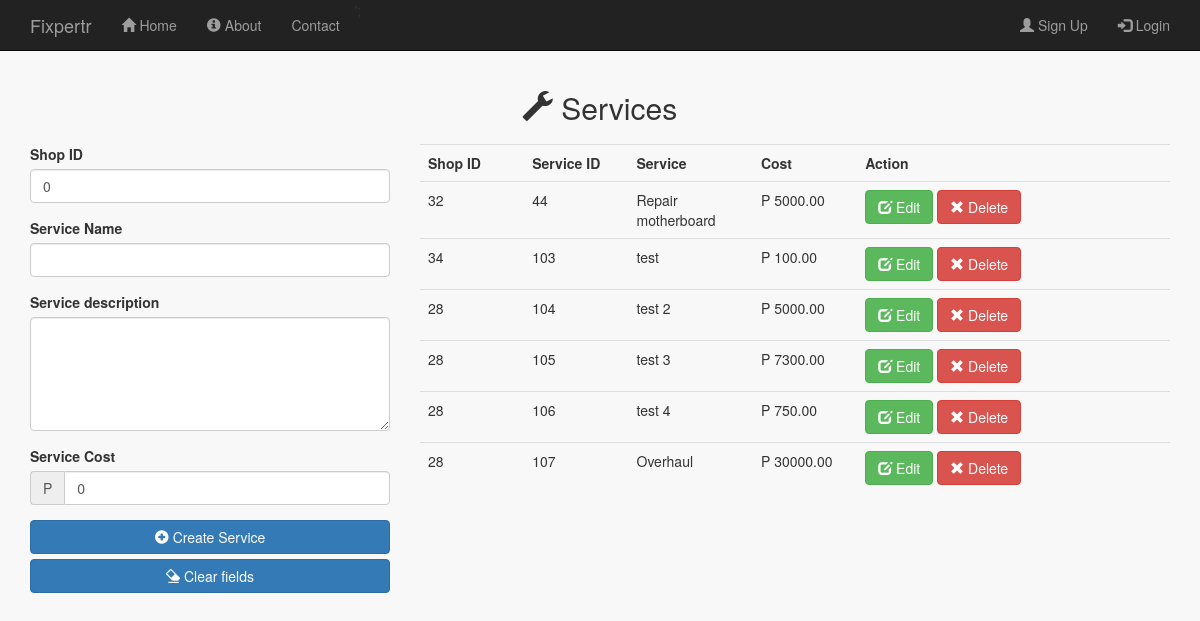
Page /public/services_admin.php on the earlier database version.
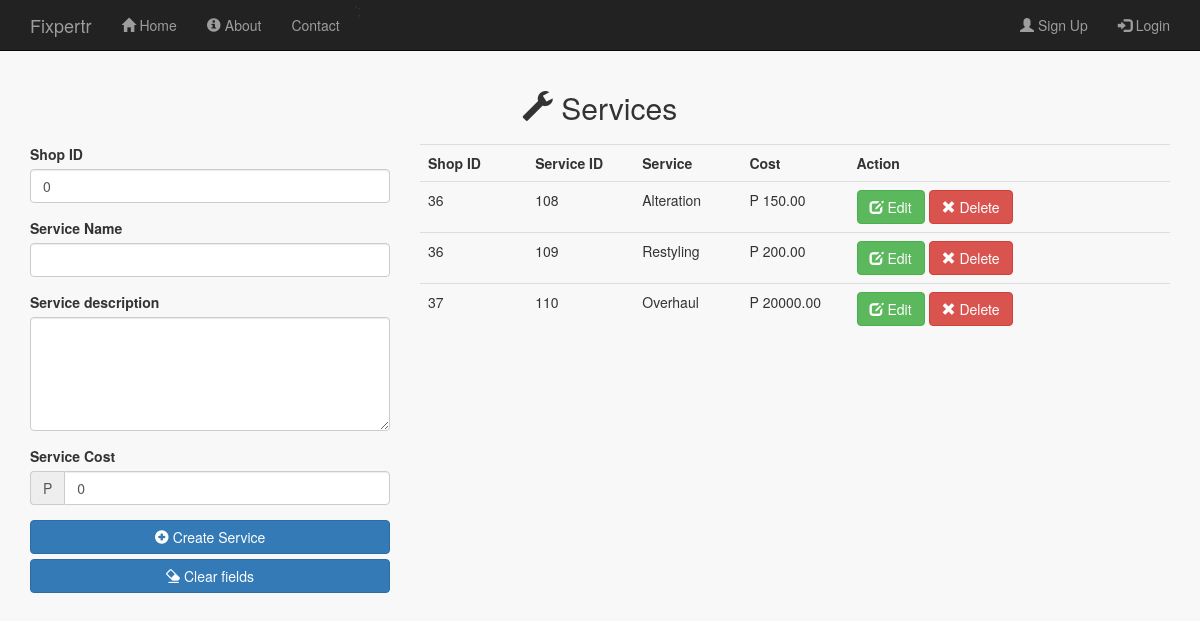
Same page on the later database version.
### tables this page shows
CREATE TABLE IF NOT EXISTS `services` (
  `service_id` int(11) NOT NULL AUTO_INCREMENT,
  `shop_id` int(11) NOT NULL,
  `service_name` varchar(256) NOT NULL,
  `service_description` varchar(256) NOT NULL,
  `service_cost` decimal(13,2) NOT NULL,
  PRIMARY KEY (`service_id`),
  KEY `services_ibfk_1` (`shop_id`)
);

### public/services_admin.php (the view, shortened to what this page needs)
<?php
  include_once '../includes/db_connection.php';
    $shop_id = 0;
    $service_name = '';
    $service_desc = '';
    $service_cost = 0;
    $edit_state = false;
  $results = mysqli_query($connection, "SELECT * FROM services");
?>
<!doctype html>
<html lang="en">
  <head>
    <link rel="stylesheet" type="text/css" href="stylesheets/bootstrap.min.css">
    <link rel="stylesheet" type="text/css" href="stylesheets/mystyles.css">
  </head>
  <body id="services_admin">
  <?php include '../includes/layouts/admin_header.php';?>
    <div class="content container">
     <h2 class="text-center" style="margin-bottom: 20px;"><span class="glyphicon glyphicon-wrench"></span> Services</h2>
    <div class="row">
      <div class="col-md-4">
       <form id="" action="<?php echo $_SERVER['PHP_SELF'];?>" method="POST" >
                          <div class="form-group">
                            <label for="user_id">Shop ID</label>
                            <input type="number"  class="form-control" name="shop_id" value="<?php echo $shop_id;?>">
                        </div>
                        <div class="form-group">
                            <label for="service_name">Service Name</label>
                            <input type="text" class="form-control" name="service_name" value="<?php echo $service_name;?>">
                        </div>
                         <div class="form-group">
                            <label for="service_desc">Service description</label>
                             <textarea class="form-control" rows="5" id="service_desc" name="service_desc" ><?php echo $service_desc;?></textarea>
                        </div>
                          <div class="form-group">
                            <label for="service_cost">Service Cost</label>
                            <div class="input-group">
                              <span class="input-group-addon">P</span>
                            <input type="number" class="form-control" name="service_cost" value="<?php  echo $service_cost;?>">
                            </div>
                        </div>
                          <?php if($edit_state == false): ?>
                            <button  type="submit" name="submit" class="btn btn-primary btn-block"><span class="glyphicon glyphicon-plus-sign"> </span> Create Service</button>
                          <?php else: ?>
                            <button  type="submit" name="update" class="btn btn-primary btn-block"><span class="glyphicon glyphicon-refresh"></span> Update Service</button>
                          <?php endif ?>
                            <button  type="submit" name="clear" class="btn btn-primary btn-block"><span class="glyphicon glyphicon-erase"></span> </span> Clear fields</button>
                      </form>
      </div>
        <div class="col-md-8">
          <div class="table-responsive"  >
              <table class="table">
                <tr>
                <th width="10%">Shop ID</th>
                <th width="10%">Service ID</th>
                   <th width="10%">Service</th>
                  <th width="10%">Cost</th>
                  <th width="30%">Action</th>
                </tr>
                 <?php while ($row = mysqli_fetch_array($results)) { ?>
                  <tr>
                      <td><?php echo $row['shop_id']; ?></td>
                      <td><?php echo $row['service_id']; ?></td>
                      <td><?php echo $row['service_name']; ?></td>
                      <td>P <?php echo $row['service_cost']; ?></td>
                      <td>
                      <a href="services_admin.php?edit=<?php echo $row['service_id']?>" class="btn btn-success" role="button"><span class="glyphicon glyphicon-edit"></span> Edit</a>
                      <a href="#" data-toggle="modal" data-target="#myModal" class="btn btn-danger" role="button"><span class="glyphicon glyphicon-remove"></span> Delete</a>
                      </td>
                  </tr>
                  <?php } ?>
              </table>
            </div>
        </div>
      </div>
    </div>
    <?php include '../includes/layouts/footer.php';?>

Differences in the rows shown:
removed services: shop "32", service_id "44", service_name "Repair motherboard", service_cost "5000.00"
removed services: shop "34", service_id "103", service_name "test", service_cost "100.00"
removed services: shop "28", service_id "104", service_name "test 2", service_cost "5000.00"
removed services: shop "28", service_id "105", service_name "test 3", service_cost "7300.00"
removed services: shop "28", service_id "106", service_name "test 4", service_cost "750.00"
removed services: shop "28", service_id "107", service_name "Overhaul", service_cost "30000.00"
added services: shop "36", service_id "108", service_name "Alteration", service_cost "150.00"
added services: shop "36", service_id "109", service_name "Restyling", service_cost "200.00"
added services: shop "37", service_id "110", service_name "Overhaul", service_cost "20000.00"
